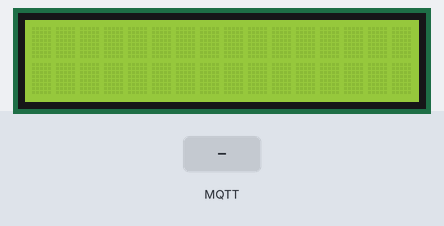
This sketch was run on a simulated ESP32. Shown: 16×2 character LCD. The test bench sets the inputs (shaded band). WiFi joins after 1.5 s; servers stay silent unless stated; no MQTT or app messages arrive unless stated; what the sketch prints to the serial monitor is not drawn.

Above: at 3.0 s.
3.1 s: MQTT message "on" arrives on the first subscribed topic
At 3.4 s:
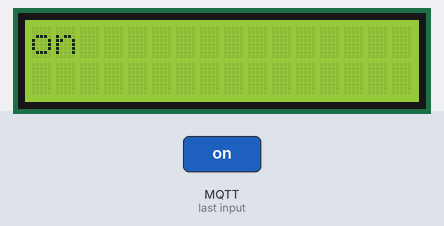
4.6 s: MQTT message "off" arrives on the first subscribed topic
At 5.7 s:
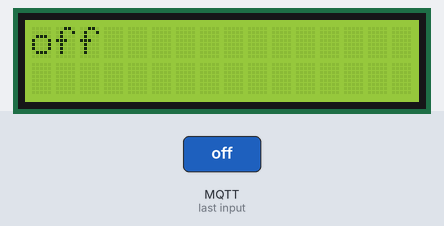
Timing chart, 0 to 7.6 s (numbered marks = the images above; inputs shaded):
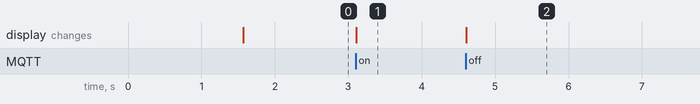

The sketch:

MUDProject.ino
```cpp
#include <WiFi.h>
#include <Keypad.h>

#include <ArduinoMqttClient.h>

#include <LiquidCrystal_I2C.h>
#include <Wire.h>

#define SDA 13                    //Define SDA pins
#define SCL 14                    //Define SCL pins

const char* ssid = "Seward2";
const char* password = "6616647216";

const uint16_t tcpPort = 8080;
const char * tcpHost = "anthonyseward.duckdns.org";

char const* brokerAddr = "anthonyseward.duckdns.org"; //use the broker address
const int brokerPort = 1883; //port the broker should be active on

WiFiClient wifiClient;
MqttClient mqttClient(wifiClient);

WiFiClient tcpClient;

char *descriptions = "MUD_PROJECT/descriptions";

// define the symbols on the buttons of the keypad
char keys[4][4] = {
  {'1', '2', '3', 'A'},
  {'4', '5', '6', 'B'},
  {'7', '8', '9', 'C'},
  {'*', '0', '#', 'D'}
};

byte rowPins[4] = {2, 27, 26, 25}; // connect to the row pinouts of the keypad
byte colPins[4] = {15, 21, 22, 23};   // connect to the column pinouts of the keypad

// initialize an instance of class NewKeypad
Keypad myKeypad = Keypad(makeKeymap(keys), rowPins, colPins, 4, 4);
//initialize an instance of lcd
LiquidCrystal_I2C lcd(0x27,16,2);
void setup() {
  wifiInit();
  lcdInit();
  tcpInit();
  brokerInit();

  mqttClient.subscribe(descriptions);
  mqttClient.onMessage(showDesc);
}

void tcpInit(){
  Serial.println("Initializing tcp");
  while (!tcpClient.connect(tcpHost, tcpPort)) {
    Serial.println("...");
  }
  Serial.println("Connected to server successfully");
}

void lcdInit()
{
  Wire.begin(SDA, SCL);           // attach the IIC pin
  if (!i2CAddrTest(0x27)) {
    lcd = LiquidCrystal_I2C(0x3F, 16, 2);
  }
  lcd.init();                     // LCD driver initialization
  lcd.backlight();                // Open the backlight
  lcd.setCursor(0,0);             // Move the cursor to row 0, column 0
}

bool i2CAddrTest(uint8_t addr) {
  Wire.begin();
  Wire.beginTransmission(addr);
  if (Wire.endTransmission() == 0) {
    return true;
  }
  return false;
}

void wifiInit()
{
  // connect to wifi
  Serial.begin(115200);

  WiFi.begin(ssid, password);

  while (WiFi.status() != WL_CONNECTED){
    delay(500);
    Serial.println("...");
  }

  Serial.print("WiFi connected.");
}

void brokerInit()
{
  //connect to the broker
  Serial.println("\nMQTT SETUP");
  Serial.println(String("Connecting to ")+brokerAddr);
  if (!mqttClient.connect(brokerAddr, brokerPort))
  {
    Serial.print("MQTT connection failed! Error code = ");
    Serial.println(mqttClient.connectError());
    // The connection to the MQTT broker failed, Arduino is halted.
    while (true);
  }
  Serial.println("\nConnected");

  Serial.println("MQTT SETUP END");
}

void loop() {
  mqttClient.poll();
  // If there is a character input, sent it to the serial port

  char keyPressed = myKeypad.getKey();
  if (keyPressed) {
    Serial.println(keyPressed);
    if (keyPressed == '2'){
      tcpClient.print("north");
    }
    if (keyPressed == '4'){
      tcpClient.print("west");
    }
    if (keyPressed == '6'){
      tcpClient.print("east");
    }
    if (keyPressed == '8'){
      tcpClient.print("south");
    }
  }
}

void showDesc(int messageSize) {
  Serial.println("Message");
  lcd.clear();
  lcd.setCursor(0, 0);
  while (mqttClient.available()){
    lcd.print((char)mqttClient.read());
  }
}
```

Measured:
- after the input at 3.1 s, the display: changes at once (image 1)
- after the input at 4.6 s, the display: changes at once (image 2)
